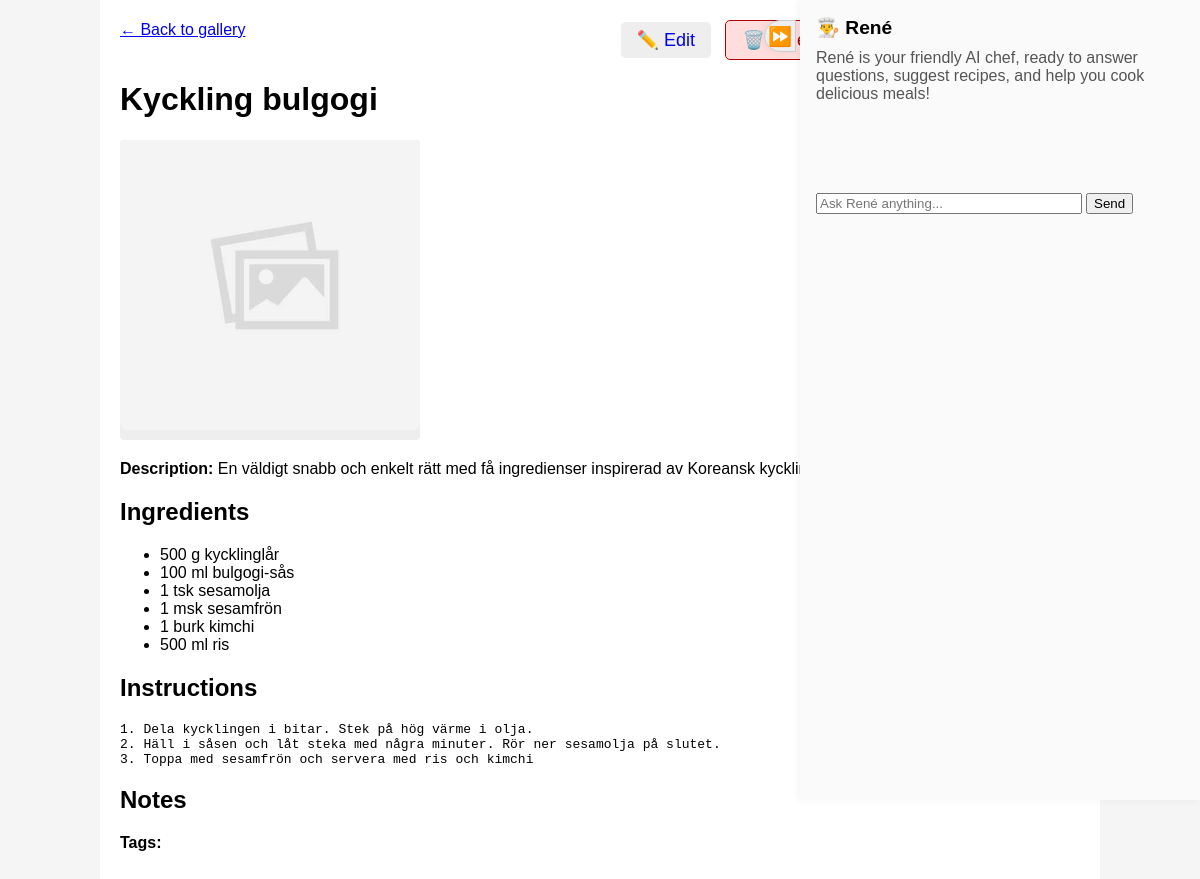
/recipe/3, run on the app's committed database.
### tables this page shows
CREATE TABLE recipe (
    id INTEGER PRIMARY KEY AUTOINCREMENT,
    title TEXT,
    description TEXT,
    instructions TEXT,
    notes TEXT,
    image_url TEXT,
    tags TEXT
);

CREATE TABLE recipe_ingredient (
    recipe_id INTEGER,
    ingredient_id INTEGER,
    amount TEXT,
    unit TEXT,
    note TEXT,
    FOREIGN KEY(recipe_id) REFERENCES recipe(id),
    FOREIGN KEY(ingredient_id) REFERENCES ingredient(id)
);

CREATE TABLE ingredient (
    id INTEGER PRIMARY KEY AUTOINCREMENT,
    name TEXT UNIQUE
, "grocery_category" TEXT, notes TEXT, kitchen_staple INTEGER DEFAULT 0);

### app.py (the view)
@app.route('/recipe/<int:recipe_id>')
def recipe_detail(recipe_id):
    conn = sqlite3.connect('recipe.db')
    conn.row_factory = sqlite3.Row
    c = conn.cursor()
    c.execute('SELECT * FROM recipe WHERE id=?', (recipe_id,))
    recipe = c.fetchone()
    c.execute('''
        SELECT i.name, ri.amount, ri.unit, ri.note
        FROM recipe_ingredient ri
        JOIN ingredient i ON ri.ingredient_id = i.id
        WHERE ri.recipe_id = ?
    ''', (recipe_id,))
    ingredients = c.fetchall()
    conn.close()
    return render_template('recipe_detail.html', recipe=recipe, ingredients=ingredients)

### templates/recipe_detail.html (shortened to what this page needs)
<!DOCTYPE html>
<html lang="en">
<head>
</head>
<body>
<div class="main-layout">
    <div class="main-content">
        <div style="display: flex; justify-content: space-between; align-items: center; margin-bottom: 20px;">
            <a href="/" class="back">← Back to gallery</a>
            <div>
                <a href="{{ url_for('edit_recipe', recipe_id=recipe['id']) }}" style="text-decoration: none; font-size: 18px; background: #eee; padding: 8px 16px; border-radius: 5px;">✏️ Edit</a>
                <form action="{{ url_for('delete_recipe', recipe_id=recipe['id']) }}" method="post" style="display:inline;">
                    <button type="submit" onclick="return confirm('Are you sure you want to delete this recipe?');" style="background: #ffdddd; color: #a00; border: 1px solid #a00; border-radius: 5px; padding: 8px 16px; font-size: 18px; margin-left: 10px;">🗑️ Delete</button>
                </form>
                <form action="{{ url_for('add_to_shopping_list', recipe_id=recipe['id']) }}" method="post" style="display:inline;">
                    <button type="submit" style="background: #e0ffe0; color: #080; border: 1px solid #080; border-radius: 5px; padding: 8px 16px; font-size: 18px; margin-left: 10px;">🛒 Add to Shopping List</button>
                </form>
            </div>
        </div>
        <h1>{{ recipe['title'] }}</h1>
        <div class="image-square">
            <img src="{{ recipe['image_url'] if recipe['image_url'] else url_for('static', filename='uploads/placeholder.jpeg') }}" alt="Image of {{ recipe['title'] }}">
        </div>
        <p><strong>Description:</strong> {{ recipe['description'] }}</p>
        <h2>Ingredients</h2>
        <ul>
            {% for ing in ingredients %}
                <li>
                    {{ ing['amount'] }} {{ ing['unit'] }} {{ ing['name'] }}
                </li>
            {% endfor %}
        </ul>
        <h2>Instructions</h2>
        <pre>{{ recipe['instructions'] }}</pre>
        <h2>Notes</h2>
        <p><strong>Tags:</strong> {{ recipe['tags'] }}</p>
    </div>
</div>
{% include 'chat_widget.html' %}
</body>
</html>

### templates/recipe_detail.html (style rules this page uses)
body { font-family: Arial; margin: 0; padding: 0; min-height: 100vh; display: flex; justify-content: center; background: #f5f5f5; }
.main-layout { display: flex; gap: 40px; width: 100vw; justify-content: center; position: relative; }
.main-content { flex: 2; max-width: 1000px; background: #fff; padding: 20px; box-sizing: border-box; }
img { width: 100%; border-radius: 8px; margin-bottom: 20px; }
.back { margin-bottom: 20px; display: block; }
pre { white-space: pre-wrap; }
.image-square { width: 300px; height: 300px; overflow: hidden; border-radius: 4px; margin-bottom: 20px; display: flex; align-items: center; justify-content: center; background: #eee; }
.image-square img { width: 100%; height: 100%; object-fit: cover; object-position: center; display: block; }

### data on the page
recipe: title "Kyckling bulgogi", description "En väldigt snabb och enkelt rätt med få ingredienser inspirerad av Koreansk kyckling bulgogi.", instructions "1. Dela kycklingen i bitar. Stek på hög värme i olja. 2. Häll i såsen och låt steka med några minuter. Rör ner sesamolja på slutet. 3. Toppa med sesamfrön och servera med ris och kimchi"
recipe_ingredient: amount "500", unit "g", name "kycklinglår"
recipe_ingredient: amount "100", unit "ml", name "bulgogi-sås"
recipe_ingredient: amount "1", unit "tsk", name "sesamolja"
recipe_ingredient: amount "1", unit "msk", name "sesamfrön"
recipe_ingredient: amount "1", unit "burk", name "kimchi"
recipe_ingredient: amount "500", unit "ml", name "ris"
